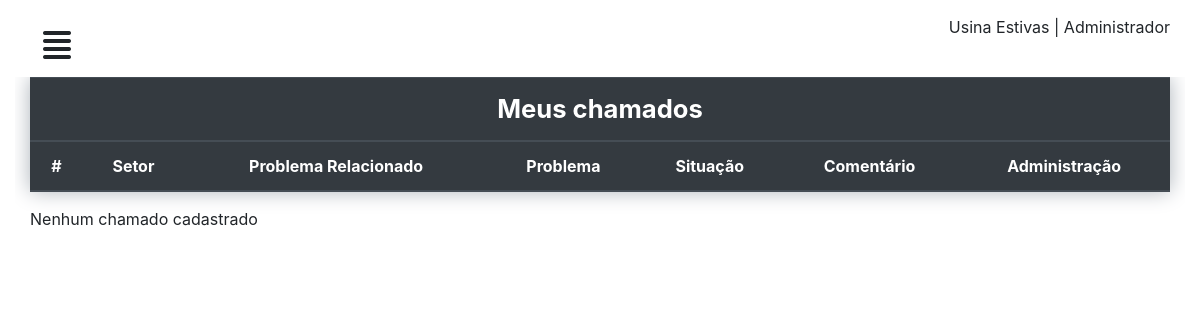
Before: /perfil/ (signed in) with the older database file.
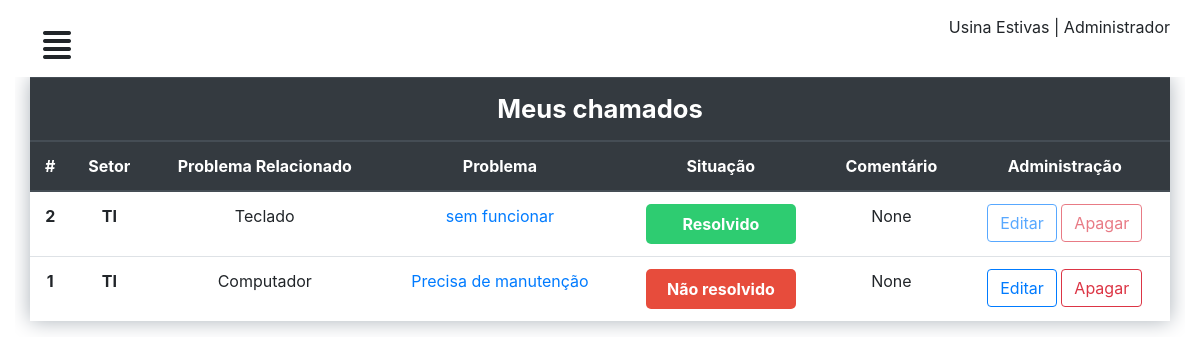
After: the same page with the newer database file.
### chamados/models.py (models this page shows)
class Chamado(models.Model):
	setor = models.CharField('Setor', max_length=50)
	problema = models.TextField('problema')
	user = models.ForeignKey(CustomUser, on_delete=models.CASCADE)
	relacao = models.ForeignKey(ProblemaRelacionado, on_delete=models.CASCADE)
	situacao = models.ForeignKey(Situacao, on_delete=models.CASCADE, default=1)
	comentario = models.TextField('comentario', null=True)

class ProblemaRelacionado(models.Model):
	relacao = models.CharField('problema relacionado', max_length=50)
	def __str__(self):
		return self.relacao

### chamados/views.py (the view)
# urls.py: path('perfil/', perfil, name="perfil"),
@login_required
def perfil(request):
	chamados = Chamado.objects.filter(user=request.user).order_by('-id')
	contexto = {
	'lista_chamado': chamados
	}
	return render(request, 'dashboard/chamados.html', contexto)

### chamados/templates/dashboard/chamados.html (shortened to what this page needs)
{% extends "dashboard/baseperfil.html" %}
{% load static %}
{% block title %}
<link rel="stylesheet" type="text/css" href="{% static 'css/mycall.css' %}" />
{% endblock %}
{% block conteudo %}
<div id="mycall">
  <div class="row">
    <div class="col-12 table-responsive">
     <table class="table">
      <thead class="thead-dark">
        <tr>
          <th class="titleTable" colspan="7" scope="col">Meus chamados</th>
        </tr>
      </thead>
      <thead class="thead-dark">
        <tr>
          <th scope="col">#</th>
          <th scope="col">Setor</th>
          <th scope="col">Problema Relacionado</th>
          <th scope="col">Problema</th>
          <th scope="col">Situação</th>
          <th scope="col">Comentário</th>
          <th scope="col">Administração</th>
        </tr>
      </thead>
      <tbody>
        <tr>
          {% for chamado in lista_chamado %}
          <th scope="row">{{chamado.id}}</th>
          <th scope="row">{{chamado.setor}}</th>
          <td >{{chamado.relacao}}</td>
          <td ><a href="#">{{chamado.problema}}</a></td>
          <td > {% if chamado.situacao.id == 1 %} <span class="open"> Não resolvido </span> {% elif chamado.situacao.id == 2 %}<span class="progressCall">Em andamento </span> {% else %} <span class="completed">Resolvido </span>{% endif %}</td>
          <td>{{chamado.comentario}}</td>
          <td> {% if chamado.situacao.id == 1 %} <a href="{% url 'editar' chamado.id %}"> <button type="button" class="btn btn-outline-primary">Editar</button> </a> <a href="{% url 'apagar' chamado.id %}"><button type="button" class="btn btn-outline-danger">Apagar</button></a> {% else %} <a href="{% url 'editar' chamado.id %}"> <button type="button" class="btn btn-outline-primary" disabled="">Editar</button></a> <a href="{% url 'apagar' chamado.id %}"><button type="button" class="btn btn-outline-danger" disabled="">Apagar</button> </a>{% endif %}</td>
        </tr>
        {% empty %}
      </tbody>
    </table>
    <p>Nenhum chamado cadastrado</p>
  </div>
</div>
</div>
{% endfor %}
{% endblock %}

Changed rows visible on the page:
added Chamado: id "2", setor "TI", relacao "Teclado", problema "sem funcionar", shows "Resolvido", comentario "None", shows "Editar"
added Chamado: id "1", setor "TI", relacao "Computador", problema "Precisa de manutenção", shows "Não resolvido", comentario "None", shows "Editar"
Other visible differences:
text no longer shown: "Nenhum chamado cadastrado"
